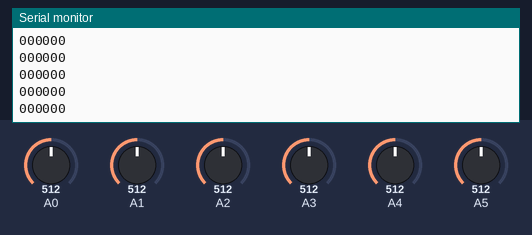
The sketch below on a simulated Arduino Uno, built with avr-gcc and run on an emulated ATmega328P. Parts: the last lines printed to the serial monitor. The test bench sets the inputs (shaded band); at power-on: A0 = 512, A1 = 512, A2 = 512, A3 = 512, A4 = 512, A5 = 512.

Above: at 1.2 s.
1.3 s: A0 set to 992
At 1.9 s:
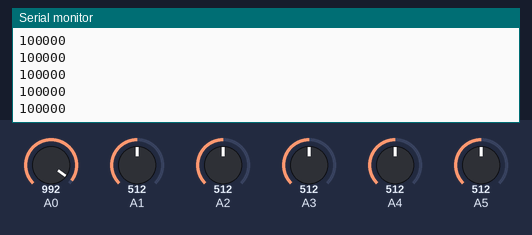
2.8 s: A1 set to 992
At 3.9 s:
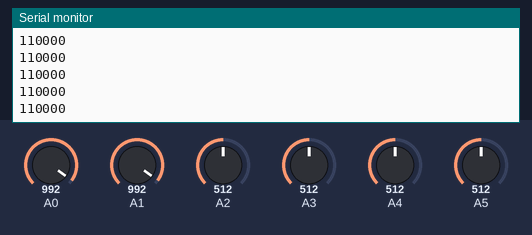
4.3 s: A2 set to 992
At 4.9 s:
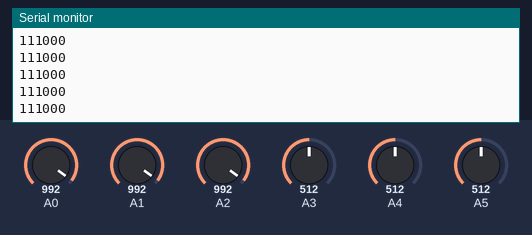
5.8 s: A3 set to 992
At 6.7 s:
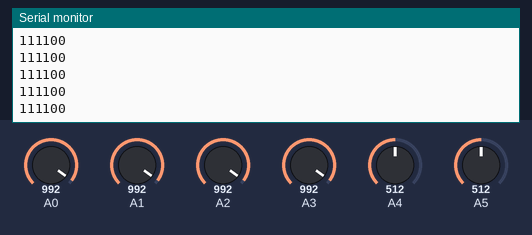
7.3 s: A4 set to 992
At 8.3 s:
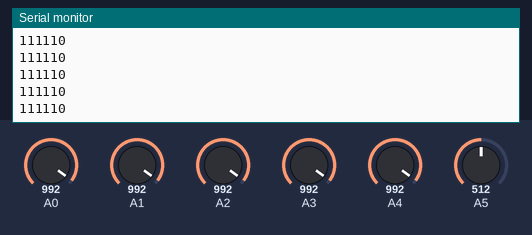
8.8 s: A5 set to 992
At 9.9 s:
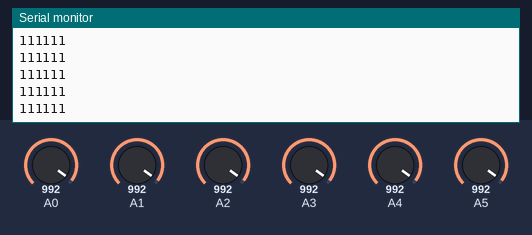
Timing chart, 0 to 11.3 s (numbered marks = the images above; inputs shaded):
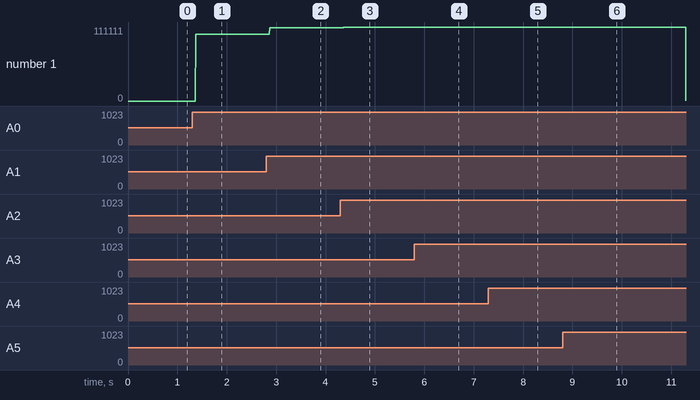

The sketch:

line_sensor.ino
```cpp
#include "line_sensor.h"

#define SENS_NUM   6  //センサの個数
#define DIV_VAL  900  //センサのしきい値

line_sensor sensors[SENS_NUM];
void setup(){
  Serial.begin(9600);

  //センサ初期化
  sensors[0] = line_sensor(A0,DIV_VAL);
  sensors[1] = line_sensor(A1,DIV_VAL);
  sensors[2] = line_sensor(A2,DIV_VAL);
  sensors[3] = line_sensor(A3,DIV_VAL);
  sensors[4] = line_sensor(A4,DIV_VAL);
  sensors[5] = line_sensor(A5,DIV_VAL);
}

void loop(){

  //ラインの有無をビット形式で表示する
  for(int i = 0;i < SENS_NUM;i++){
    Serial.print(sensors[i].line_find());
  }

//  //センサ値を得る(デバッグ用)
//  for(int i = 0;i < SENS_NUM;i++){
//    sensors[i].line_find();
//    Serial.print(sensors[i].rtnSensVal());
//    Serial.print(" ");
//  }

  Serial.println("");
//  delay(500);
}
```

line_sensor.h
```cpp
#include <arduino.h>

#ifndef LINE_SENSOR_ONCT2014_USATAN
#define LINE_SENSOR_ONCT2014_USATAN

#define LINE_ON  true
#define LINE_OFF !LINE_ON

class line_sensor{

  private:
    //変数
    int pin;      //センサのピン番号
    int div_val;  //しきい値
    int dst_val;  //距離

  public:
    //関数

    //コンストラクタ
    line_sensor();
    line_sensor(int p_pin, int p_div_val);

    boolean line_find();  //ラインがあるかないか返す

    //デバッグ用
    int rtnSensVal();

};

  //コンストラクタ
  line_sensor::line_sensor(){};
  line_sensor::line_sensor(int p_pin, int p_div_val){
     pin     = p_pin;
     div_val = p_div_val;
   }

  //ラインがあるかないか返す
  boolean line_sensor::line_find(){
    dst_val = analogRead(pin);
    if(dst_val > div_val)//しきい値より大きい
      return LINE_ON;
    else                         //しきい値以下
      return LINE_OFF;
  };

  //センサ値を得る(デバッグ用)
  int line_sensor::rtnSensVal(){
    return dst_val;
  }

#endif
```

Measured:
- after the input at 1.3 s, the serial monitor: prints a new line after 0.07 s (image 1)
- after the input at 2.8 s, the serial monitor: prints a new line after 0.07 s (image 2)
- after the input at 4.3 s, the serial monitor: prints a new line after 0.07 s (image 3)
- after the input at 5.8 s, the serial monitor: prints a new line after 0.07 s (image 4)
- after the input at 7.3 s, the serial monitor: prints a new line after 0.06 s (image 5)
- after the input at 8.8 s, the serial monitor: prints a new line after 0.07 s (image 6)
- plotted number 1: 0 → 100000 after the input at 1.3 s, 100000 → 110000 after the input at 2.8 s, 110000 → 111000 after the input at 4.3 s, 111000 → 111100 after the input at 5.8 s, 111100 → 111110 after the input at 7.3 s
